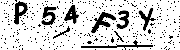
#> input picture captcha/tchatcha/mg/testesmetodo/imagem_tratada_4.png, 180 x 50 px, given in place of 2.png, which was not available
$ python teste_metodo.py
#> lines starting #> are read from the running program, lines starting #| are printed output that depends on the picture; after the words box and inside, x2 and y2 are one past the last pixel; in counts of white or black regions, pixels touching at a corner belong together
import cv2
from PIL import Image


metodos = [
    cv2.THRESH_BINARY,
    cv2.THRESH_BINARY_INV,
    cv2.THRESH_TRUNC,
    cv2.THRESH_TOZERO,
    cv2.THRESH_TOZERO_INV,
]

imagem = cv2.imread("bdcaptcha/2.png")
#> imagem is the input picture: shape (50, 180, 3); min 0, max 255, mean 210.6

# transformar a imagem em escala de cinza

imagem_cinza = cv2.cvtColor(imagem, cv2.COLOR_RGB2GRAY)     # converter cor

i = 0
for metodo in metodos:
    i += 1
    # funcao threshold retorna duas informacoes como resposta
    _, imagem_tratada = cv2.threshold(imagem_cinza, 127, 255, metodo or cv2.THRESH_OTSU)   # limites
    # salva a imagem:
    cv2.imwrite(f'testesmetodo/imagem_tratada_{i}.png', imagem_tratada)
#> this loop made 5 passes
#> pass 1, `_, imagem_tratada = cv2.threshold(imagem_cinza, 127, 255, metodo or cv..`:
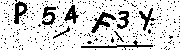
#> imagem_tratada: shape (50, 180); 83.1% white; 311 black regions (302 under 20 px), largest, box (x1, y1, x2, y2) and area: (91, 12, 116, 33) 185, (81, 40, 153, 50) 164, (14, 1, 28, 24) 157
#> after the loop, i = 5

imagem = Image.open("testesmetodo/imagem_tratada_3.png")
# (opcional) - metodo PILLOW para converter para tons de cinza:
imagem = imagem.convert("P")
# copia da imagem
imagem2 = Image.new("P", imagem.size, (255, 255, 255))
#> imagem2: PIL image 180x50 P; every value is 255

# x = colunas
# y = linhas
for x in range(imagem.size[1]):
    for y in range(imagem.size[0]):
        cor_pixel = imagem.getpixel((y, x))
        if cor_pixel < 115:
            imagem2.putpixel((y, x), (0, 0, 0))

imagem2.save("testesmetodo/imagemfinal.png")

$ run again, on captcha/tchatcha/mg/bdcaptcha/103.png
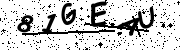
#> input picture captcha/tchatcha/mg/bdcaptcha/103.png, 180 x 50 px, given in place of 2.png, which was not available
#> imagem is the input picture: shape (50, 180, 3); min 0, max 255, mean 205.6
#> the loop `for metodo in metodos:` made 5 passes
#> pass 3, `_, imagem_tratada = cv2.threshold(imagem_cinza, 127, 255, metodo or cv..`:
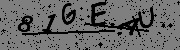
#> imagem_tratada: shape (50, 180); min 0, max 127, mean 104
#> after the loop `for metodo in metodos:`: i = 5
#> imagem: PIL image 180x50 P
#> after the loop `for x in range(imagem.size[1]):`:
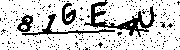
#> imagem2: PIL image 180x50 P; 80.8% white; 284 black regions (280 under 20 px), largest, box (x1, y1, x2, y2) and area: (84, 0, 157, 37) 664, (22, 14, 115, 36) 299, (62, 3, 77, 25) 172, (17, 14, 33, 32) 151

$ run again, on captcha/tchatcha/mg/bdcaptcha/119.png
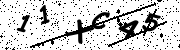
#> input picture captcha/tchatcha/mg/bdcaptcha/119.png, 180 x 50 px, given in place of 2.png, which was not available
#> imagem is the input picture: shape (50, 180, 3); min 0, max 255, mean 208.8
#> the loop `for metodo in metodos:` made 5 passes
#> pass 3, `_, imagem_tratada = cv2.threshold(imagem_cinza, 127, 255, metodo or cv..`:
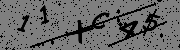
#> imagem_tratada: shape (50, 180); min 0, max 127, mean 105.3
#> after the loop `for metodo in metodos:`: i = 5
#> imagem: PIL image 180x50 P
#> after the loop `for x in range(imagem.size[1]):`:
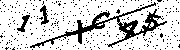
#> imagem2: PIL image 180x50 P; 82.1% white; 307 black regions (304 under 20 px), largest, box (x1, y1, x2, y2) and area: (30, 2, 167, 48) 1035, (17, 15, 30, 32) 84, (40, 5, 49, 25) 83
